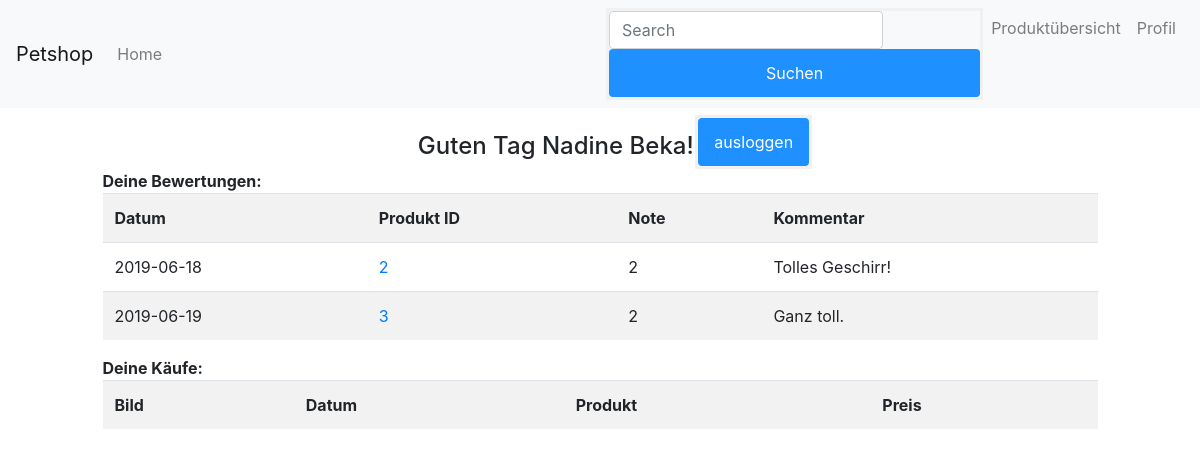
The page /profil.php (signed in) on the database as committed earlier.
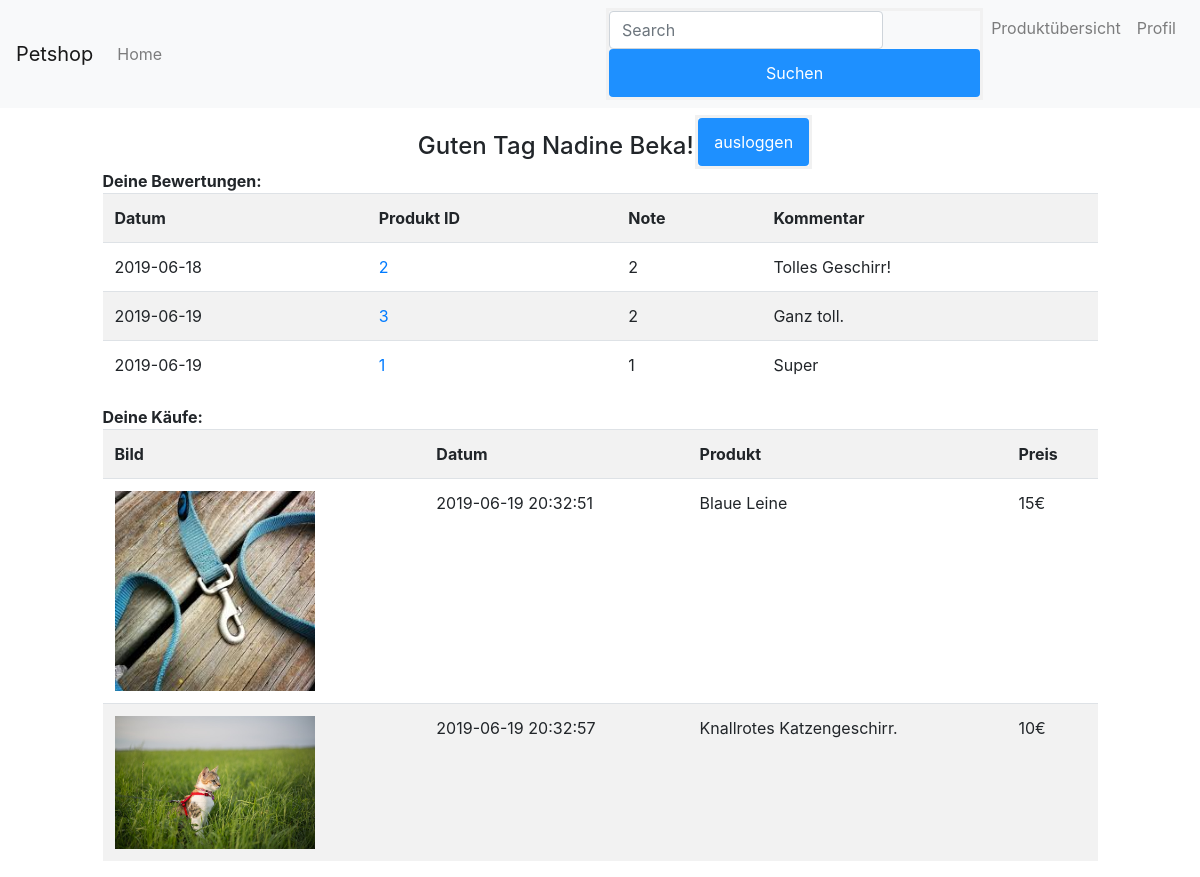
The same page on the database as committed later.
### tables this page shows
CREATE TABLE `profil` (
  `Username` text NOT NULL,
  `Datum` date NOT NULL,
  `Kommentar` text NOT NULL,
  `Note` double NOT NULL,
  `Artikel` text NOT NULL
);

CREATE TABLE `kaeufe` (
  `ArtikelID` int(11) NOT NULL,
  `Username` text NOT NULL,
  `Datum` datetime NOT NULL DEFAULT CURRENT_TIMESTAMP
);

CREATE TABLE `produkte` (
  `ID` int(11) NOT NULL,
  `Name` text NOT NULL,
  `Preis` int(11) NOT NULL,
  `Stueck` int(11) UNSIGNED NOT NULL,
  `Bild` text NOT NULL,
  `Beschreibung` text NOT NULL
);

### profil.php (the view, shortened to what this page needs)
<?php
include "inc/head.php";
include "inc/nav.php";
include "inc/config.php";
if (isset($_SESSION['Username'])) {
    $user = $_SESSION['Username'];
}
else{
    header("location:login.php");
}
$query1 = "SELECT * FROM user WHERE Username = '$user'";
$result = mysqli_query($con, $query1);
if ($row = mysqli_fetch_assoc($result)) {
    $vorname = $row['Vorname'];
    $nachname = $row['Nachname'];
?>
 <div class="pageContainer">
    <div class="row justify-content-center">
        <div class="col-3">
            <br><h4>Guten Tag <?php echo $vorname," ", $nachname ;}?>!</h4>
        </div>
        <div class="row align-items-end">
            <form method="post" action="php/logout.php">
                <button class="btn btn-outline-success my-2 my-sm-0" type="submit" name="logoutBtn">ausloggen</button>
            </form>
        </div>
    </div>
     <div class="row justify-content-center">
        <div class="col-10">
            <table class="table table-striped">
                <thead><b>Deine Bewertungen:</b> </thead>
                <tr>
                    <th scope="col">Datum</th>
                    <th scope="col">Produkt ID</th>
                    <th scope="col">Note</th>
                    <th scope="col">Kommentar</th>
                </tr>
                <?php
                $query2 = "SELECT * FROM profil WHERE Username = '$user'";
                $result2= mysqli_query($con, $query2);
                while ($row = mysqli_fetch_assoc($result2)) {
                    $user = $row['Username'];
                    $datum = $row['Datum'];
                    $kommentar = $row['Kommentar'];
                    $note = $row['Note'];
                    $produktId = $row['Artikel'];
                    ?>
                <tr>
                    <td><?php echo $datum ?></td>
                    <td><a href="produktansicht.php?ID=<?php echo $produktId ?>"><?php echo $produktId ?></a></td>
                    <td><?php echo $note ?></td>
                    <td><?php echo $kommentar ?></td>
                </tr><?php } ?>
            </table>
        </div>
    </div>
    <div class="row justify-content-center">
        <div class="col-10">
            <table class="table table-striped">
                <thead><b>Deine Käufe:</b> </thead>
                <tr>
                    <th scope="col">Bild</th>
                    <th scope="col">Datum</th>
                    <th scope="col">Produkt</th>
                    <th scope="col">Preis</th>
                </tr>
                <?php
                $query3 = "SELECT * FROM kaeufe INNER JOIN produkte WHERE kaeufe.Username = '$user' AND kaeufe.ArtikelID = produkte.ID";
                $result3 = mysqli_query($con, $query3);
                while ($row = mysqli_fetch_assoc($result3)) {
                    $bild = $row['Bild'];
                    $datum = $row['Datum'];
                    $artikelName = $row['Name'];
                    $price = $row['Preis'];
                    ?>
                    <tr>
                    <td><img src="img/<?php echo $bild ?>" width="200"></td>
                    <td><?php echo $datum ?></td>
                    <td><?php echo $artikelName ?></td>
                    <td><?php echo $price ?>€</td>
                    </tr><?php }?>
            </table>
        </div>
    </div>
 </div>
<?php
include "inc/bottom.php";

Rows that differ between the two databases and show on the page:
added profil: Datum "2019-06-19", Artikel "1", Note "1", Kommentar "Super"
added kaeufe: produkte.Bild (picture), Datum "2019-06-19 20:32:51", produkte.Name "Blaue Leine", produkte.Preis "15"
added kaeufe: produkte.Bild (picture), Datum "2019-06-19 20:32:57", produkte.Name "Knallrotes Katzengeschirr.", produkte.Preis "10"
